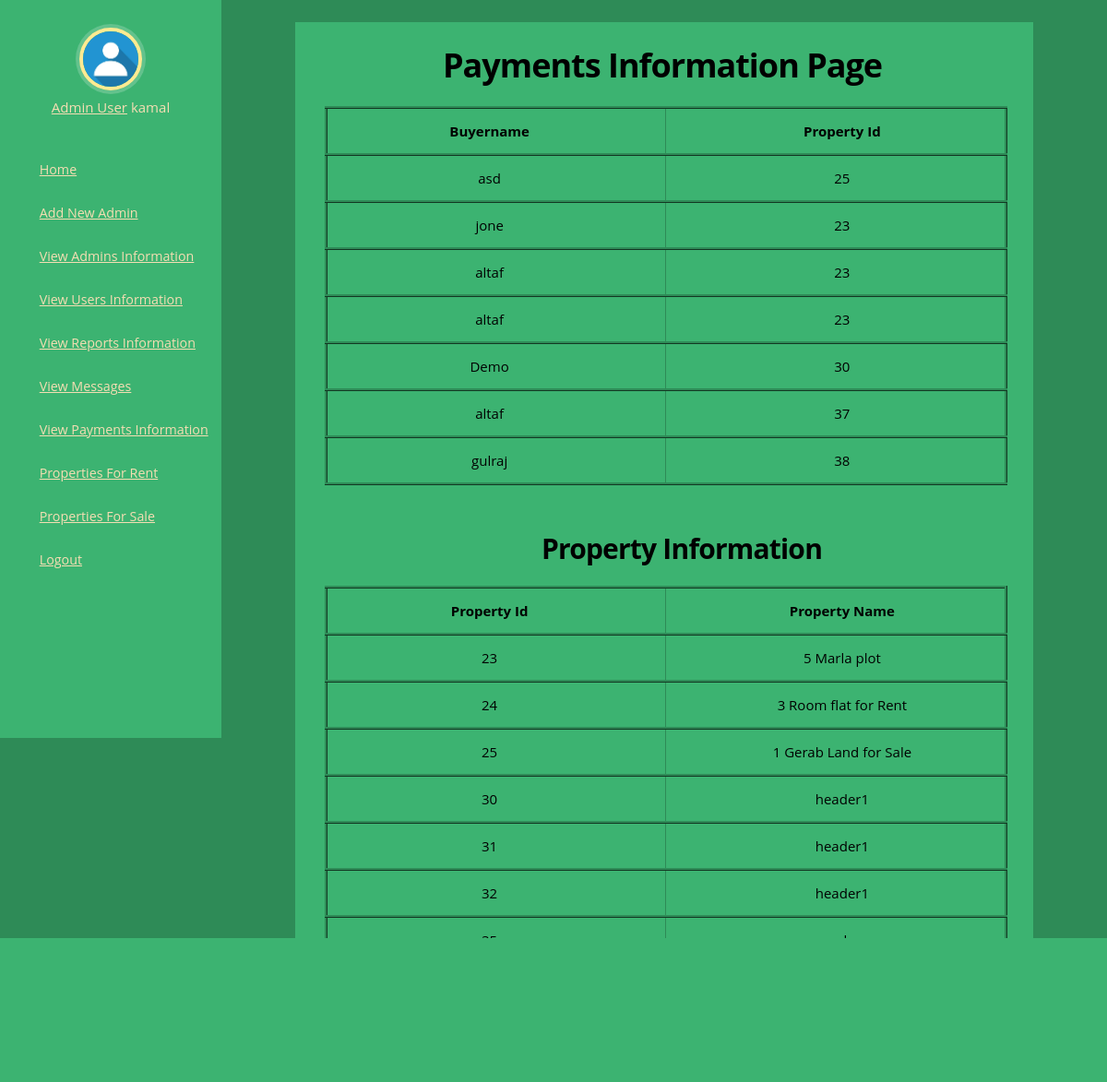
The page /admin/show_payments.php (signed in) on the database its author committed.
### tables this page shows
CREATE TABLE `sales` (
  `id` int(11) NOT NULL,
  `buyer_id` int(255) NOT NULL,
  `property_name` varchar(255) NOT NULL,
  `cardname` varchar(255) NOT NULL,
  `cardnumber` varchar(255) NOT NULL,
  `securitycode` varchar(255) NOT NULL,
  `postacode` varchar(255) NOT NULL,
  `country` varchar(255) NOT NULL
);

CREATE TABLE `buyer` (
  `id` int(11) NOT NULL,
  `usersname` varchar(255) NOT NULL,
  `password` varchar(255) NOT NULL
);

CREATE TABLE `ads` (
  `AdId` int(11) NOT NULL,
  `UserId` int(255) NOT NULL,
  `Title` varchar(100) NOT NULL,
  `Category` varchar(30) NOT NULL,
  `HouseType` varchar(20) NOT NULL,
  `Bedrooms` varchar(2) NOT NULL,
  `Floors` varchar(2) NOT NULL,
  `Price` varchar(10) NOT NULL,
  `AdDescription` varchar(300) NOT NULL,
  `ImagePath` varchar(256) NOT NULL,
  `PhoneNumber` varchar(15) NOT NULL,
  `Country` varchar(15) NOT NULL,
  `Province` varchar(30) NOT NULL,
  `City` varchar(30) NOT NULL
);

### admin/show_payments.php (the view, shortened to what this page needs)
<?php
        include('Sidebar.php');
    ?>
    <br>
   <div class="container" style="background:mediumseagreen;width: 800px;height: 100%;"><br>
   <h3 style="margin-left: 20%; color: black;"><strong>Payments Information Page</strong></h3>
    <div class="col-sm-8" style=" padding-left: 4%; color: black; ">
      <div class="col-md-8" id="md-8" style="width: 870px;">
                 <table class="table" id="view_all_users" style="border-style:ridge;border-color: seagreen;">
                    <tr>
                      <th style="border-top:ridge;border-color: seagreen;">Buyername</th>
                      <th style="border-top:ridge;border-color: seagreen;">Property Id</th>
                    </tr>
                   <?php
       $result_post = mysqli_query($conn, "SELECT s. * , b.usersname AS Uname  FROM sales s, buyer b WHERE s.buyer_id = b.id");
                        while($row = mysqli_fetch_array($result_post)){?>
                    <tr style="border-top:ridge;border-color: seagreen;">
                      <td style="border-top:ridge;border-color: seagreen;"><?php echo $row['Uname']; ?></td>
                      <td ><?php echo $row['property_name']; ?></td>
                    </tr>
                     <?php } ?>
                 </table>
         <br/>
                     <h4 style="margin-left: 27%; color: black;"><strong>Property Information</strong> </h4>
           <table class="table" id="view_all_users" style="border-style:ridge;border-color: seagreen;">
                    <tr>
                      <th style="border-top:ridge;border-color: seagreen;">Property Id</th>
                       <th>Property Name</th>
                    </tr>
                   <?php
       $aresult_post = mysqli_query($conn, "SELECT * FROM ads");
                        while($arow = mysqli_fetch_array($aresult_post)){?>
                    <tr style="border-top:ridge;border-color: seagreen;">
                      <td style="border-top:ridge;border-color: seagreen;"><?php echo $arow['AdId']; ?></td>
                      <td ><?php echo $arow['Title']; ?></td>
                    </tr>
                     <?php } ?>
                 </table>
    </div>
  </div>
</div>

### admin/Sidebar.php (shortened to what this page needs)
<!DOCTYPE html>
<html lang="en">
<head>
  <link rel="stylesheet" href="css/normalize.css">
  <link rel="stylesheet" href="css/skeleton.css">
     <link rel="stylesheet" href="css/style.css">
</head>
<body style="background: seagreen;">
 <nav class="menu" tabindex="0" style="background-color: mediumseagreen;">
  <header class="avatar" style="background: mediumseagreen;">
    <img src="../uploads/ihtisham.jpg"style="width: 60px;height: 60px;" /><br>
 <a class="navbar-brand" style="color:wheat;" href="#"><?php if (isset($_SESSION['ROLE']) && $_SESSION['ROLE']!='1') { ?>Normal User<?php } else { ?>Admin User<?php } ?></a>
  <?php if (isset($_SESSION['username'])) { ?>
  <a style="color: wheat;"><?php echo $_SESSION['username'] ?></a>
  <?php } ?>
  </header>
  <ul class="dashboard" style="height: 100%;width: 100%;">
   <li tabindex="0" style= "<?php if (isset($_SESSION['ROLE']) && $_SESSION['ROLE']!='1') { ?>display: none<?php } ?>" class="icon-dashboard"><span> <a href="index.php" class="navbar-brand" style="color:wheat;">Home</a></span></li>
    <li tabindex="0" class="icon-users" style="<?php if (isset($_SESSION['ROLE']) && $_SESSION['ROLE']!='1') { ?>display: none<?php } ?>"><span> <a href="create_new_admin.php" class="navbar-brand" style="color:wheat;">Add New Admin</a></span></li>
    <li tabindex="0" class="icon-settings" style="<?php if (isset($_SESSION['ROLE']) && $_SESSION['ROLE']!='1') { ?>display: none<?php } ?>"><span> <a href="view_all_admin.php" class="navbar-brand" style="color:wheat;">View Admins Information</a></span></li>
    <li tabindex="0" class="icon-dashboard" style="<?php if (isset($_SESSION['ROLE']) && $_SESSION['ROLE']!='1') { ?>display: none<?php } ?>"><span> <a href="view_all_users.php" class="navbar-brand" style="color:wheat;">View Users Information</a></span></li>
    <li tabindex="0" class="icon-customers" style="<?php if (isset($_SESSION['ROLE']) && $_SESSION['ROLE']!='1') { ?>display: none<?php } ?>"><span> <a href="view_reports.php" class="navbar-brand" style="color:wheat;">View Reports Information</a></span></li>
    <li tabindex="0" class="icon-customers" style="<?php if (isset($_SESSION['ROLE']) && $_SESSION['ROLE']!='1') { ?>display: none<?php } ?>"><span> <a href="view_messages.php" class="navbar-brand" style="color:wheat;">View Messages</a></span></li>
     <li tabindex="0" class="icon-customers" style="<?php if (isset($_SESSION['ROLE']) && $_SESSION['ROLE']!='1') { ?>display: none<?php } ?>"><span><a href="show_payments.php" class="navbar-brand" style="color:wheat;">View Payments Information</a></span>
    </li>
    <li tabindex="0" class="icon-customers" ><span><a href="../PropertyForRent.php" class="navbar-brand" style="color:wheat">Properties For Rent</a></span></li>
  <li tabindex="0" class="icon-customers"><span><a href="../PropertyForSale.php" class="navbar-brand" style="color: wheat;">Properties For Sale</a></span></li>
    <li tabindex="0" ><span><a href="logout.php" class="navbar-brand" style="color: wheat;">Logout</a></span></li>
  </ul>
</nav>
</body>

### admin/css/skeleton.css (style rules this page uses)
.container { position: relative; width: 100%; max-width: 960px; margin: 0 auto; padding: 0 20px; box-sizing: border-box; }
@media (min-width: 400px) { .container { width: 85%; padding: 0; } }
@media (min-width: 550px) { .container { width: 80%; } }
html { font-size: 62.5%; }
body { font-size: 1.5em; line-height: 1.6; font-weight: 400; font-family: "Raleway", "HelveticaNeue", "Helvetica Neue", Helvetica, Arial, sans-serif; color: #222; }
h1, h2, h3, h4, h5, h6 { margin-top: 0; margin-bottom: 2rem; font-weight: 300; }
h3 { font-size: 3.0rem; line-height: 1.3; letter-spacing: -.1rem; }
h4 { font-size: 2.4rem; line-height: 1.35; letter-spacing: -.08rem; }
@media (min-width: 550px) { h3 { font-size: 3.6rem; } }
@media (min-width: 550px) { h4 { font-size: 3.0rem; } }
a { color: #1EAEDB; }
ul { list-style: circle inside; }
ol, ul { padding-left: 0; margin-top: 0; }
li { margin-bottom: 1rem; }
th, td { padding: 12px 15px; text-align: left; border-bottom: 1px solid #E1E1E1; }
th:first-child, td:first-child { padding-left: 0; }
th:last-child, td:last-child { padding-right: 0; }
pre, blockquote, dl, figure, table, p, ul, ol, form { margin-bottom: 2.5rem; }
.container:after, .row:after, .u-cf { content: ""; display: table; clear: both; }

### admin/css/style.css (style rules this page uses)
body { background: pink; margin: 0; font-family: "Open Sans", Helvetica Neue, Helvetica, Arial, sans-serif; color: #fff; padding-left: 240px; }
.menu { background: skyblue; height: 100vh; width: 240px; position: fixed; top: 0; left: 0; z-index: 5; outline: none; }
.menu .avatar { background: rgba(0, 0, 0, 0.1); padding: 2em 0.5em; text-align: center; }
.menu .avatar img { width: 100px; border-radius: 50%; overflow: hidden; border: 4px solid #ffea92; box-shadow: 0 0 0 4px rgba(255, 255, 255, 0.2); }
.menu ul { list-style: none; padding: 0.5em 0; margin: 0; }
.menu ul li { padding: 0.5em 1em 0.5em 3em; font-size: 0.95em; font-weight: regular; background-repeat: no-repeat; background-position: left 15px center; background-size: auto 20px; transition: all 0.15s linear; cursor: pointer; }
.menu ul li.icon-dashboard { background-image: url("http://www.entypo.com/images//gauge.svg"); }
.menu ul li.icon-customers { background-image: url("http://www.entypo.com/images//briefcase.svg"); }
.menu ul li.icon-users { background-image: url("http://www.entypo.com/images//users.svg"); }
.menu ul li.icon-settings { background-image: url("http://www.entypo.com/images//tools.svg"); }
#view_all_users { border-radius: 10px; width: 85%; }
#view_all_users th, td { border: 1px solid blue; text-align: center; }
#view_all_users th { width: 10%; }
#view_all_users td { width: 15%; }

### rows shown on the page
sales: buyer.usersname "asd", property_name "25"
sales: buyer.usersname "jone", property_name "23"
sales: buyer.usersname "altaf", property_name "23"
sales: buyer.usersname "altaf", property_name "23"
sales: buyer.usersname "Demo", property_name "30"
sales: buyer.usersname "altaf", property_name "37"
sales: buyer.usersname "gulraj", property_name "38"
ads: AdId "23", Title "5 Marla plot"
ads: AdId "24", Title "3 Room flat for Rent"
ads: AdId "25", Title "1 Gerab Land for Sale"
ads: AdId "30", Title "header1"
ads: AdId "31", Title "header1"
ads: AdId "32", Title "header1"
ads: AdId "35", Title "sale"

### other values the page prints
$_SESSION['username'] "kamal"
